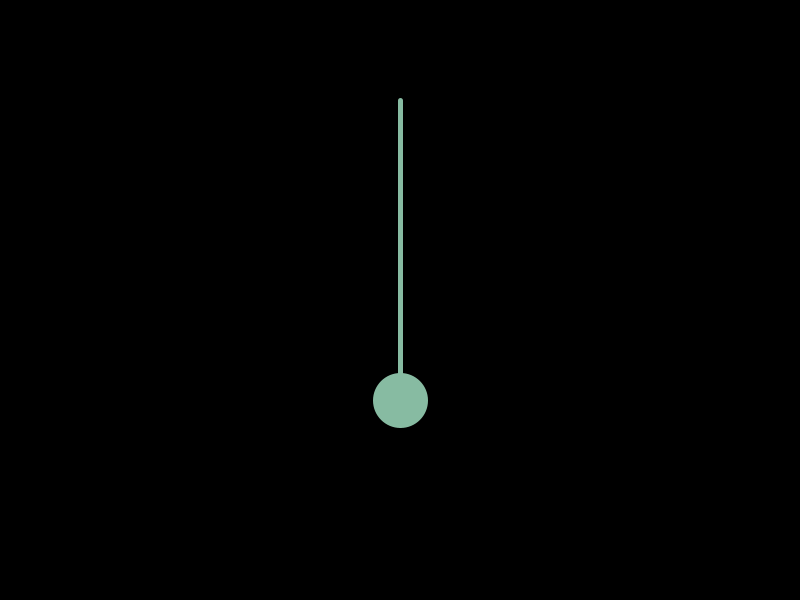
Frame 1 (no input)
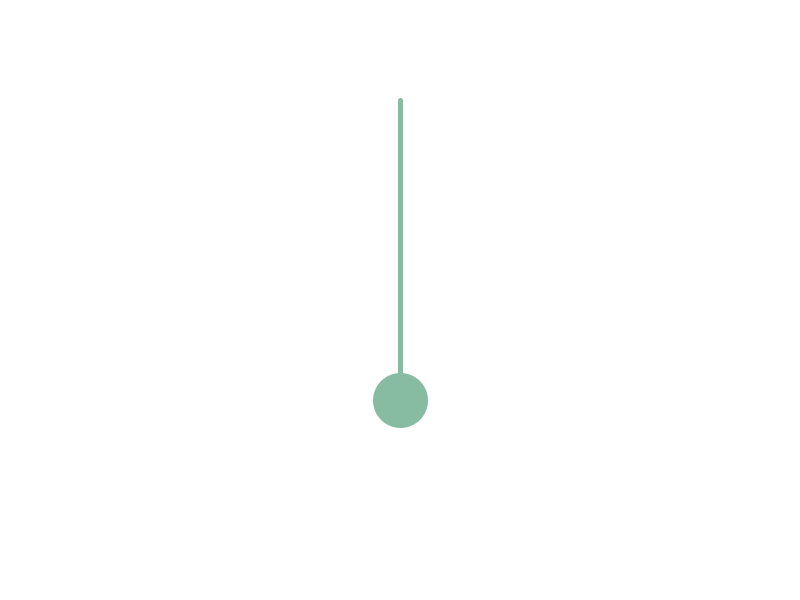
Frame 60 (the mouse pressed at the canvas centre just before this capture)
Frame 120 (the mouse held since frame 60 and released just before this capture): identical to frame 60, image omitted

The Processing sketch that drew these frames (run headless with seeded random() and noise(); from frame 60 on, the mouse is pressed at the canvas centre):

// Processing sketch: sketch_260414a
// ── sketch_260414a.pde
// sliders
// Lawrence Su
// April 14 2026

//Pallette
color TeaGreen = #C9E4CA;
color mutedTeal = #87BBA2;
color pacificCyan = #55828B;
color darkSlateGrey = #3B6064;
color charcoalBlue = #364958;

float sliderY;
float shade;

void setup() {
  size(800, 600);
  strokeWeight(5);
  stroke(mutedTeal);
  fill(mutedTeal);
  sliderY= 400;
  shade = 0;
}

void draw() {
  background (shade);
  shade = map(sliderY, 100,400,0,255) ;
  line(400, 100, 400, 400);
  circle(400, sliderY, 50);
}

void mouseDragged() {
  controlSlider();
}

void mouseReleased() {
 controlSlider();
}

void controlSlider() {
  if (mouseY> 110 && mouseY < 420 && mouseX > 375 && mouseX < 450) {
    sliderY = mouseY;
  }
  
}
